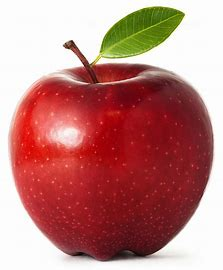
#> input picture 09_detector&ml/img/apple.jpg, 223 x 270 px, found by its file name
$ python f_kmeans.py
#> lines starting #> are read from the running program, lines starting #| are printed output that depends on the picture
import cv2
import numpy as np

# 이미지 불러오기
image = cv2.imread("../img/apple.jpg")
#> image is the input picture: shape (270, 223, 3); mean B, G, R 126.6, 130.6, 190.2

print(image.shape)# (270, 223, 3)
#| (270, 223, 3)
# 이미지 크기 및 차원을 얻기
height, width, _ = image.shape  # (270, 223, 3)
#> height = 270; width = 223

# 이미지의 RGB 값을 특성으로 사용하기 위해 배열 변경
data = image.reshape((-1, 3))  #RGB 값을 하나의 행으로 갖는 2차원 배열을 만든다.
data = np.float32(data)
#print(data.shape)  -> (60210, 3)  ex)원본 이미지 크기 (100,100,3)    100*100  , 3

K = 2 # 클러스터의 수 (사과와 배경)
criteria = (cv2.TERM_CRITERIA_EPS + cv2.TERM_CRITERIA_MAX_ITER, 100, 0.1)
_, labels, centers = cv2.kmeans(data, K, None, criteria, 10, cv2.KMEANS_RANDOM_CENTERS)
#> centers = [[38.28, 43.84, 145.6], [244.3, 246.2, 249.6]]

# 레이블링된 결과로 이미지 분할
centers = np.uint8(centers)
#> centers = [[38, 43, 145], [244, 246, 249]]
segmented_image = centers[labels.flatten()]
segmented_image = segmented_image.reshape(image.shape)
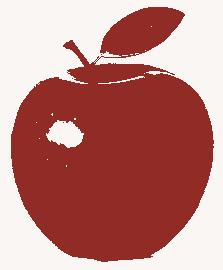
#> segmented_image: shape (270, 223, 3); mean B, G, R 126.3, 130, 189.6


cv2.imshow("Original Image", image)
cv2.imshow("Segmented Image", segmented_image)
cv2.waitKey(0)
cv2.destroyAllWindows()

$ run again, with 09_detector&ml/img/digit0.jpg copied over 09_detector&ml/img/apple.jpg
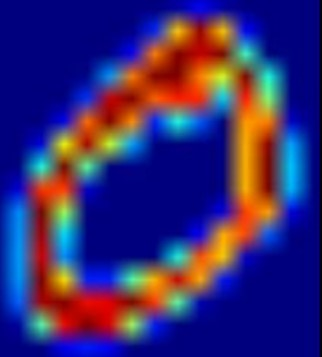
#> input picture 09_detector&ml/img/digit0.jpg, 322 x 357 px, found by its file name
#> image is the input picture: shape (357, 322, 3); mean B, G, R 113.6, 43.9, 57.9
#| (357, 322, 3)
#> `_, labels, centers = cv2.kmeans(data, K, None, criteria, 10, cv2.KMEAN..`: centers = [[143.7, 25.62, 11.33], [43.55, 86.43, 166.4]]
#> `centers = np.uint8(centers)`: centers = [[143, 25, 11], [43, 86, 166]]
#> `segmented_image = segmented_image.reshape(image.shape)`:
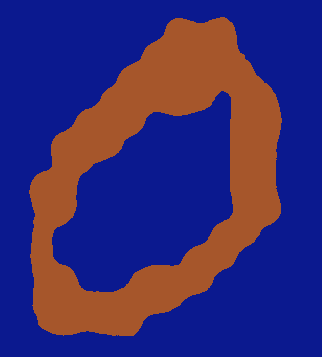
#> segmented_image: shape (357, 322, 3); mean B, G, R 113, 43.3, 57.5
